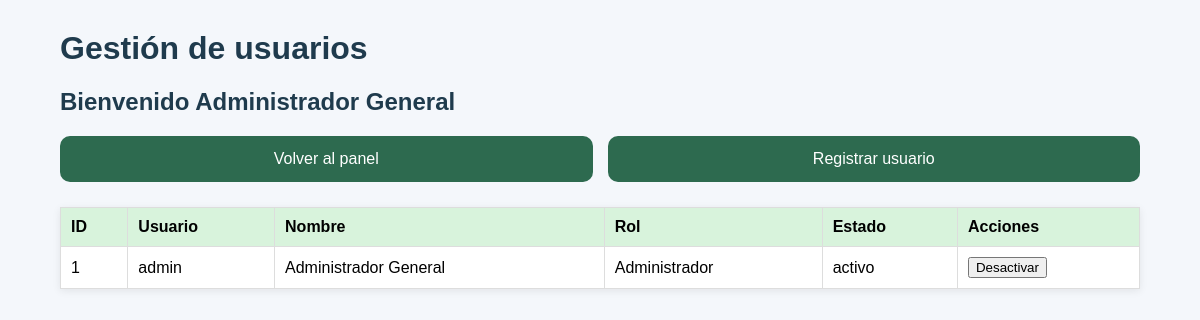
/coordinador/usuarios (signed in), run on an earlier commit of the app's database.
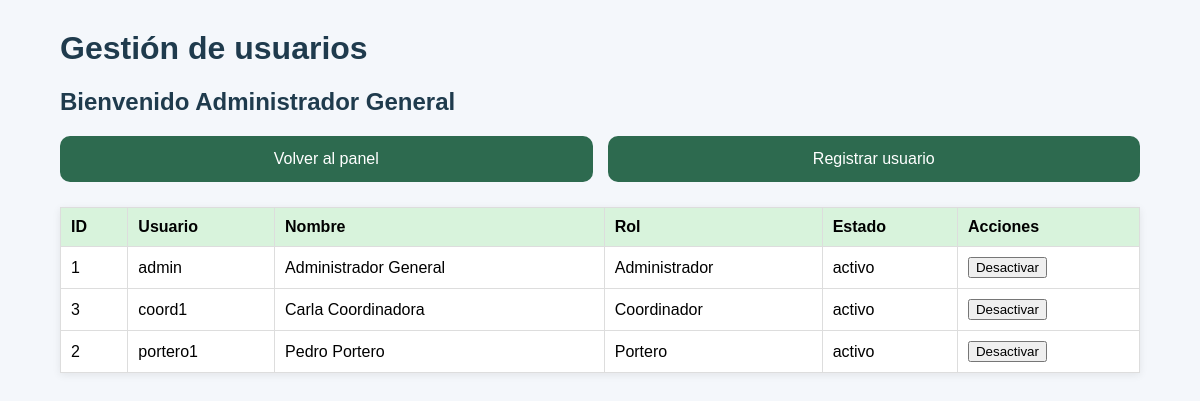
And on a later commit of the database.
### tables this page shows
CREATE TABLE usuario_sistema (
    id_usuario INTEGER PRIMARY KEY AUTOINCREMENT,
    username TEXT,
    password TEXT,
    id_rol INTEGER,
    nombre TEXT,
    email TEXT,
    estado TEXT,
    created_at DATETIME DEFAULT CURRENT_TIMESTAMP,
    FOREIGN KEY(id_rol) REFERENCES rol(id_rol)
);

CREATE TABLE rol (
    id_rol INTEGER PRIMARY KEY AUTOINCREMENT,
    nombre TEXT,
    descripcion TEXT
);

### web_app.py (the view)
@app.route("/coordinador/usuarios")
def ver_usuarios():
    if "rol" not in session or session["rol"] != "Administrador":
        return redirect(url_for("login"))
    conn = get_connection()
    cursor = conn.cursor()
    cursor.execute("""
        SELECT u.id_usuario, u.username, u.nombre, r.nombre AS rol, u.estado
        FROM usuario_sistema u
        JOIN rol r ON u.id_rol = r.id_rol
        ORDER BY u.nombre ASC
    """)
    usuarios = cursor.fetchall()
    conn.close()
    return render_template(
        "usuarios.html",
        usuarios=usuarios,
        nombre=session["nombre"]
    )

### config.py (called while the page is built)
def get_connection():
    conn = sqlite3.connect(DATABASE)
    conn.row_factory = sqlite3.Row
    return conn

### templates/usuarios.html (shortened to what this page needs)
<!DOCTYPE html>
<html lang="es">
<head>
    <link rel="stylesheet" href="{{ url_for('static', filename='css/style.css') }}">
</head>
<body>
    <div class="container">
        <h1>Gestión de usuarios</h1>
        <h2>Bienvenido {{ nombre }}</h2>
        <div class="grid" style="margin-bottom: 25px;">
            <a class="card-link" href="{{ url_for('panel_coordinador') }}">Volver al panel</a>
            <a class="card-link" href="{{ url_for('registrar_usuario_web') }}">Registrar usuario</a>
        </div>
        <table>
            <thead>
                <tr>
                    <th>ID</th>
                    <th>Usuario</th>
                    <th>Nombre</th>
                    <th>Rol</th>
                    <th>Estado</th>
                    <th>Acciones</th>
                </tr>
            </thead>
            <tbody>
                {% for u in usuarios %}
                <tr>
                    <td>{{ u["id_usuario"] }}</td>
                    <td>{{ u["username"] }}</td>
                    <td>{{ u["nombre"] }}</td>
                    <td>{{ u["rol"] }}</td>
                    <td>{{ u["estado"] }}</td>
                    <td>
                        {% if u["estado"] == "activo" %}
                        <form action="{{ url_for('desactivar_usuario', id_usuario=u['id_usuario']) }}"
                              method="POST"
                              style="display:inline;">
                            <button class="btn-eliminar" type="submit"
                                onclick="return confirm('¿Seguro que deseas desactivar este usuario?')">
                                Desactivar
                            </button>
                        </form>
                        {% else %}
                        <span>Inactivo</span>
                        {% endif %}
                    </td>
                </tr>
                {% endfor %}
            </tbody>
        </table>
    </div>
</body>
</html>

What changed in the data, as far as the page shows it:
added usuario_sistema: id_usuario "3", username "coord1", nombre "Carla Coordinadora", rol "Coordinador", estado "activo"
added usuario_sistema: id_usuario "2", username "portero1", nombre "Pedro Portero", rol "Portero", estado "activo"
